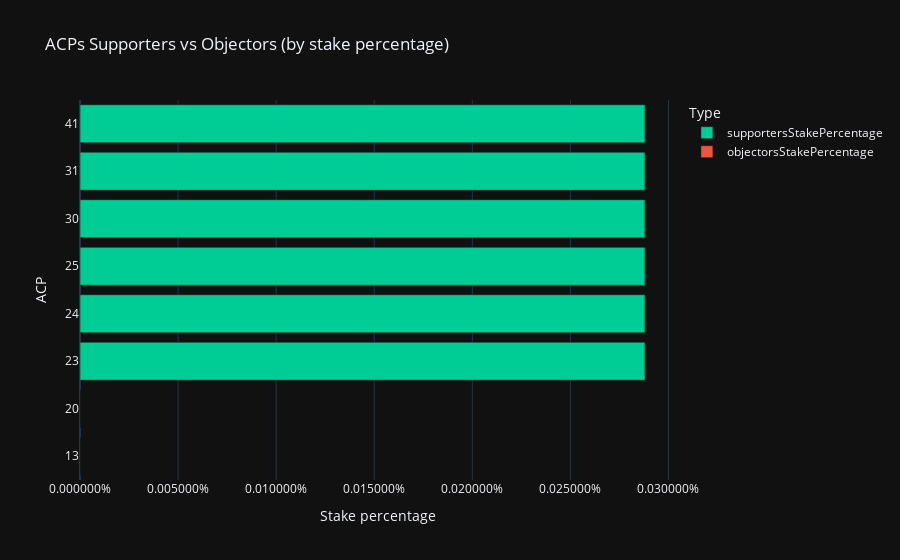

Notebook code cell kept with this figure:
### Code cell
# ACPS supporters vs objectors bar chart (by stake percentage)
acps_supporters_vs_objectors_stake_percent = px.bar(
	acps_support_df,
	x=["supportersStakePercentage", "objectorsStakePercentage"],
	y="acp",
	title="ACPs Supporters vs Objectors (by stake percentage)",
	labels={"value": "Stake percentage", "variable": "Type", "acp": "ACP"},
	color_discrete_sequence=["#00cc96", "#ef553b"],
	orientation="h",
	template="plotly_dark",
)
acps_supporters_vs_objectors_stake_percent.update_layout(
	xaxis_tickformat="%",
)

acps_supporters_vs_objectors_stake_percent.show()

### Figure 1 — Plotly figure (JSON) as saved in the notebook; plotly's stock layout.template omitted (floating-point values rounded to 4 significant figures)
{"data": [{"alignmentgroup": "True", "hovertemplate": "Type=supportersStakePercentage<br>Stake percentage=%{x}<br>ACP=%{y}<extra></extra>", "legendgroup": "supportersStakePercentage", "marker": {"color": "#00cc96", "pattern": {"shape": ""}}, "name": "supportersStakePercentage", "offsetgroup": "supportersStakePercentage", "orientation": "h", "showlegend": true, "textposition": "auto", "type": "bar", "x": [0, 0, 0.0002882, 0.0002882, 0.0002882, 0.0002882, 0.0002882, 0.0002882], "xaxis": "x", "y": ["13", "20", "23", "24", "25", "30", "31", "41"], "yaxis": "y"}, {"alignmentgroup": "True", "hovertemplate": "Type=objectorsStakePercentage<br>Stake percentage=%{x}<br>ACP=%{y}<extra></extra>", "legendgroup": "objectorsStakePercentage", "marker": {"color": "#ef553b", "pattern": {"shape": ""}}, "name": "objectorsStakePercentage", "offsetgroup": "objectorsStakePercentage", "orientation": "h", "showlegend": true, "textposition": "auto", "type": "bar", "x": [0, 0, 0, 0, 0, 0, 0, 0], "xaxis": "x", "y": ["13", "20", "23", "24", "25", "30", "31", "41"], "yaxis": "y"}], "layout": {"barmode": "relative", "legend": {"title": {"text": "Type"}, "tracegroupgap": 0}, "title": {"text": "ACPs Supporters vs Objectors (by stake percentage)"}, "xaxis": {"anchor": "y", "domain": [0, 1], "tickformat": "%", "title": {"text": "Stake percentage"}}, "yaxis": {"anchor": "x", "domain": [0, 1], "title": {"text": "ACP"}}}}
